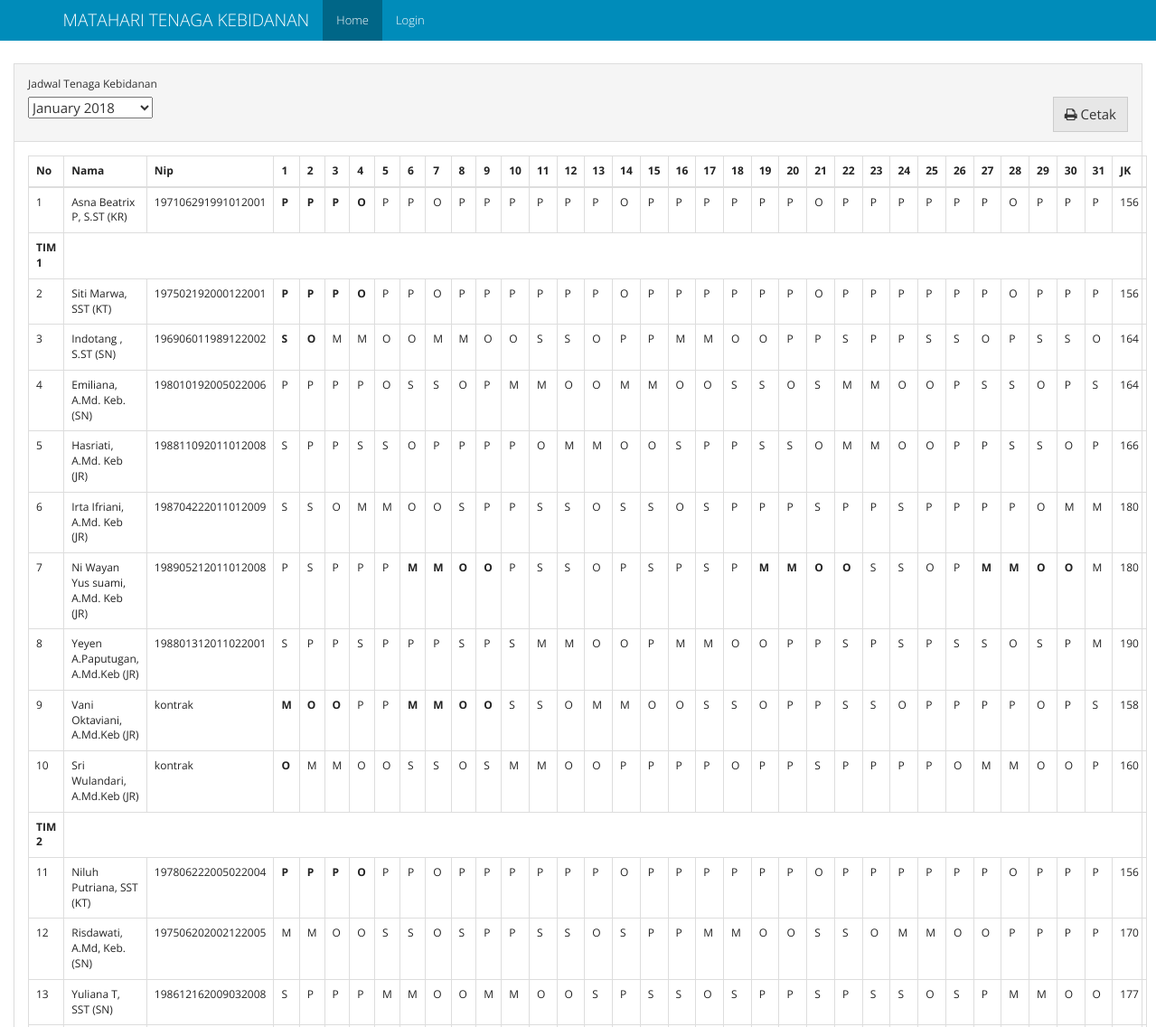
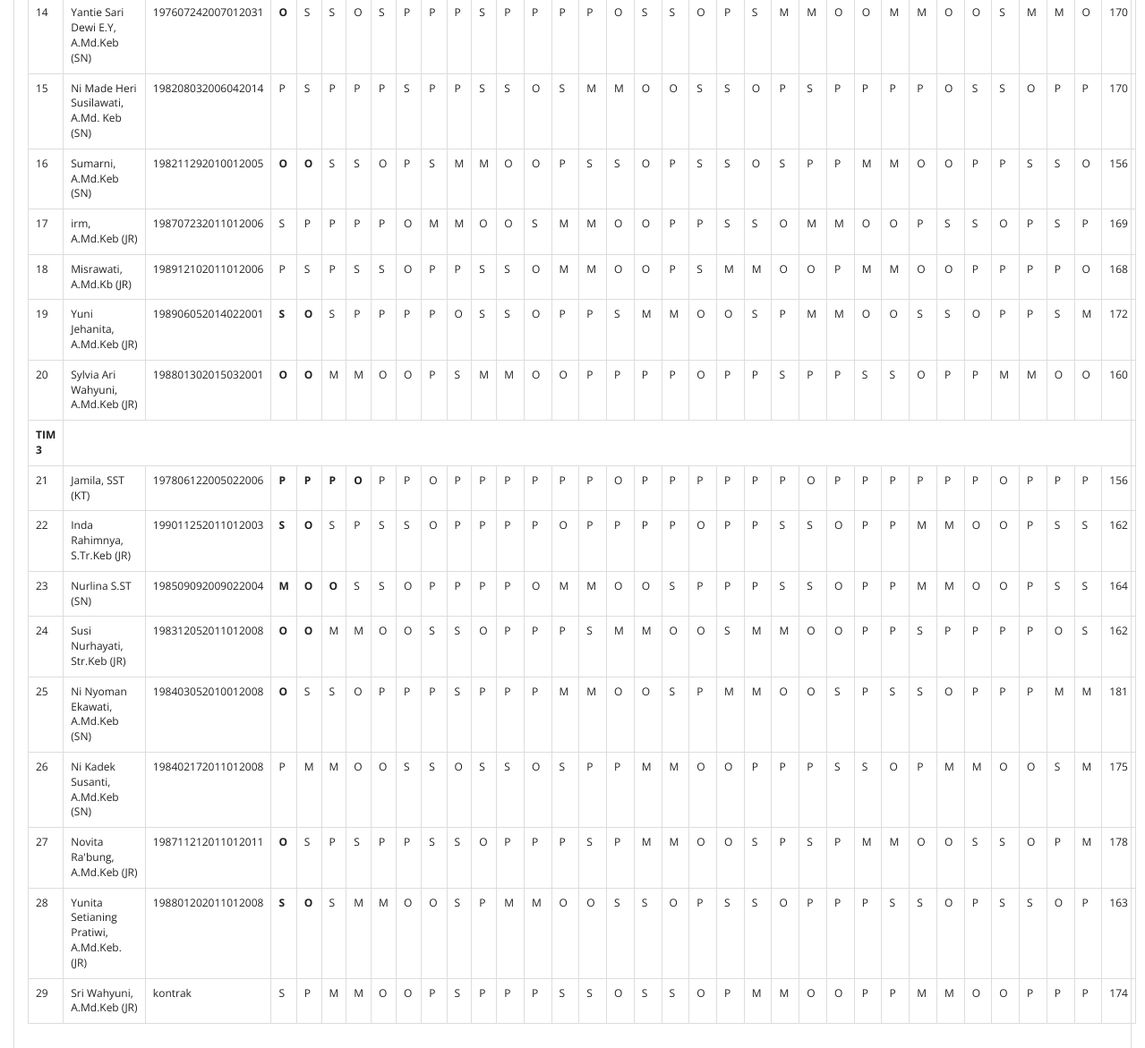
The page / on the database its author committed (2 pictures, top to bottom).
### models.py (models this page shows, shortened)
class Schedules(db.Model):
    id = db.Column(db.Integer, primary_key=True)
    periode_id = db.Column(db.Integer, db.ForeignKey("periode.id"), nullable=False)
    bidan_id = db.Column(db.Integer, db.ForeignKey("bidan.id", ondelete='SET NULL'), nullable=True)
    shift = db.Column(db.Text, default="", nullable=True)
    rest_shift = db.Column(db.Text, default="CLEAR", nullable=True)
    name = db.Column(db.String(50), nullable=True)
    nip = db.Column(db.String(20), nullable=True)
    officer = db.Column(db.String(20), nullable=True)
    tim = db.Column(db.String(10), nullable=True)

### views.py (the view)
@app.route("/", methods=['GET', 'POST'])
def homepage():
    table_query = Schedules.query \
        .join(Periode) \
        .add_columns(Schedules.id.label("schedule_id"), Schedules.officer, Schedules.nip, Schedules.name, Schedules.shift, Schedules.rest_shift, Schedules.tim, Periode.id, Periode.periode)
    table_periode = table_query.order_by(Periode.periode.desc()).group_by(Periode.periode).all()
    list_periode = []
    for periode in table_periode:
        pr = {}
        pr["id"] = periode.periode.strftime("%Y-%m-%d")
        pr["periode"] = periode.periode.strftime("%B %Y")
        list_periode.append(pr)
    if request.method == 'POST':
        periode_periode = request.form["select-periode"]
    else:
        periode_periode = list_periode[0]["id"]
    periode_split = periode_periode.split("-")
    periode_date = datetime.date(int(periode_split[0]), int(periode_split[1]), 1)
    days = calendar.monthrange(periode_date.year, periode_date.month)[1]
    kt = [shift_list(table_query.filter((Schedules.officer == "KT") & (Schedules.tim == "tim1")).filter(Periode.periode == periode_date).all()),
          shift_list(table_query.filter((Schedules.officer == "KT") & (Schedules.tim == "tim2")).filter(Periode.periode == periode_date).all()),
          shift_list(table_query.filter((Schedules.officer == "KT") & (Schedules.tim == "tim3")).filter(Periode.periode == periode_date).all())]
    tim = [shift_list(table_query.filter((Schedules.tim == "tim1") & (Schedules.officer != "KT")).filter(Periode.periode == periode_date).order_by(Schedules.bidan_id.asc()).all()),
           shift_list(table_query.filter((Schedules.tim == "tim2") & (Schedules.officer != "KT")).filter(Periode.periode == periode_date).order_by(Schedules.bidan_id.asc()).all()),
           shift_list(table_query.filter((Schedules.tim == "tim3") & (Schedules.officer != "KT")).filter(Periode.periode == periode_date).order_by(Schedules.bidan_id.asc()).all())]
    periode_schedule = {"kr": shift_list(table_query.filter(Schedules.officer == "KR").filter(Periode.periode == periode_date).all()),
                        "kt": kt, "tim": tim}
    return render_template('home.html', periode=list_periode, table=periode_schedule, periode_value=periode_periode, days=days)

### app.py (called while the page is built)
@app.before_request
def _before_request():
    g.user = current_user

### views.py (called while the page is built)
def shift_list(obj):
    new_obj = []
    for result in obj:
        temp_obj = {}
        temp_obj["id"] = result.id
        temp_obj["name"] = result.name
        temp_obj["officer"] = result.officer
        temp_obj["tim"] = result.tim
        temp_obj["nip"] = result.nip
        shift = ''.join(result.shift.split())
        if shift != "" and shift != "CLEAR":
            temp_obj["shift"] = result.shift.split(",")
        else:
            temp_obj["shift"] = None
        rest_shift = ''.join(result.rest_shift.split())
        if rest_shift != "" and rest_shift != "CLEAR":
            temp_obj["rest_shift"] = result.rest_shift.split(",")
        else:
            temp_obj["rest_shift"] = None
        temp_obj['total_jam_kerja'] = get_hours_total(temp_obj)
        temp_obj["schedule_id"] = result.schedule_id
        new_obj.append(temp_obj)
    return new_obj

### templates/home.html (shortened to what this page needs)
{% extends "base.html" %}
{% from "macro/shift_element.html" import shift_element %}
{% block class_container %}container-fluid{% endblock %}
{% block nav_home %} active {% endblock %}
{%  block content %}
<div class="panel panel-default">
		  <div class="panel-heading">
		  	  <div class="form-group">
		    <label for="select-periode">Jadwal Tenaga Kebidanan</label>
				  <form action="/" id="form-periode" class="form form-inline" method="post">
					  <select  name="select-periode" id="select-periode">
						{% for pr in periode %}
							<option value="{{pr['id']}}">{{pr['periode']}}</option>
						{% endfor %}
					  </select>
                      <button id="cetak-jadwal" class="btn btn-default pull-right"> <i class="fa fa-print" aria-hidden="true"></i>  Cetak</button>
				  </form>
		  </div>
		  </div>
		  <div class="panel-body">
                <table class="table table-bordered table-responsive">
                  <thead>
                    <tr>
                      <th>No</th>
                      <th>Nama</th>
                      <th>Nip</th>
                      {% for i in range(days) %}
                        <th>{{loop.index}}</th>
                      {% endfor %}
                        <th>JK</th>
                    </tr>
                  </thead>
                  <tbody>
                    <tr>
                      <td class="table-number">-</td>
                      {% for table in table['kr'] %}
                          <td>{{ table.name }} ({{table.officer}})</td>
                          <td>{{ table.nip|default('<unknown>', True) }}</td>
                          {{ shift_element(table,days) }}
                        <td>{{ table.total_jam_kerja}}</td>
                      {% endfor %}
                    </tr>
                    {% for i in range(0, (table['kt']) | length) %}
                        <tr>
                          <td><strong>TIM {{ loop.index }}</strong></td>
                        </tr>
                        <tr>
                          <td class="table-number">-</td>
                          {% for table in table['kt'][i] %}
                              <td>{{ table.name }} ({{table.officer}})</td>
                              <td>{{ table.nip|default('<unknown>', True) }}</td>
                              {{ shift_element(table,days) }}
                            <td>{{ table.total_jam_kerja}}</td>
                          {% endfor %}
                        </tr>
                        {% for table in table['tim'][i] %}
                          <tr>
                              <td class="table-number">-</td>
                              <td>{{ table.name }} ({{table.officer}})</td>
                              <td>{{ table.nip|default('<unknown>', True) }}</td>
                              {{ shift_element(table,days) }}
                              <td>{{ table.total_jam_kerja}}</td>
                          </tr>
                        {% endfor %}
                    {% endfor %}
                  </tbody>
                </table>
		  </div>
		</div>
{% endblock %}

### templates/base.html (shortened to what this page needs)
<!DOCTYPE html>
<html lang="en">
<head>
    <link rel="stylesheet" href="{{ url_for('static', filename='css/bootstrap.min.css')}}">
    <link rel="stylesheet" href="{{ url_for('static', filename='css/font-awesome.css')}}">
</head>
<body>
<nav class="navbar navbar-inverse navbar-fixed-top">
    <div class="container">
        <div class="navbar-header">
            <a class="navbar-brand" href="#">{% block branding %}MATAHARI TENAGA KEBIDANAN{% endblock %}</a>
        </div>
        <div id="navbar" class="collapse navbar-collapse">
            <ul class="nav navbar-nav">
                <li class="{% block nav_home %}{% endblock %}"><a href="{{ url_for('homepage') }}">Home</a></li>
                {% if g.user.is_authenticated %}
                    <li class="{% block nav_penjadwalan %}{% endblock %}"><a href="{{ url_for('penjadwalan') }}">Penjadwalan</a></li>
                    <li class="{% block nav_setting %}{% endblock %}"><a href="{{ url_for('setting') }}">Pengaturan Proses</a></li>
                    <li class=""><a href="/admin/">Admin</a></li>
                    <li><a href="{{ url_for('logout') }}">Logout</a></li>
                {% else %}
                    <li class="{% block nav_login %}{% endblock %}"><a href="{{ url_for('login') }}">Login</a></li>
                {% endif %}
            </ul>
        </div>
    </div>
</nav>
<div class="{% block class_container %}container{% endblock %}" style="margin-top: 70px;">
    {% block content %}
    {% endblock %}
</div>
</body>
</html>

### templates/macro/shift_element.html
{% macro shift_element(table,days) %}
  {% if table.rest_shift %}
    {% for i in range(days) %}
        {% if table.rest_shift[i] != '-' %}
            <td><strong>{{ table.rest_shift[i] }}</strong></td>
        {% else %}
            {% if table.shift %}
                <td>{{ table.shift[i] }}</td>
            {% else %}
                <td><strong>-</strong></td>
            {% endif %}
        {% endif %}
    {% endfor %}
  {% elif table.shift %}
    {% for i in range(days) %}
        <td>{{ table.shift[i] }}</td>
    {% endfor %}
  {% else %}
    {% for i in range(days) %}
        <td>-</td>
    {% endfor %}
  {% endif %}
{% endmacro %}

### rows shown on the page
Schedules: name "Asna Beatrix P, S.ST", officer "KR", nip "197106291991012001", rest_shift "P" "P" "P" "O", shift "P" "P" "O" "P" "P" "P" "P" "P" "P" "O" "P" "P" "P" "P" "P" "P" "O" "P" "P" "P" "P" "P" "P" "O" "P" "P" "P", total_jam_kerja "156"
Schedules: name "Siti Marwa, SST", officer "KT", nip "197502192000122001", rest_shift "P" "P" "P" "O", shift "P" "P" "O" "P" "P" "P" "P" "P" "P" "O" "P" "P" "P" "P" "P" "P" "O" "P" "P" "P" "P" "P" "P" "O" "P" "P" "P", total_jam_kerja "156"
Schedules: name "Indotang , S.ST", officer "SN", nip "196906011989122002", rest_shift "S" "O", shift "M" "M" "O" "O" "M" "M" "O" "O" "S" "S" "O" "P" "P" "M" "M" "O" "O" "P" "P" "S" "P" "P" "S" "S" "O" "P" "S" "S" "O", total_jam_kerja "164"
Schedules: name "Emiliana, A.Md. Keb.", officer "SN", nip "198010192005022006", shift "P" "P" "P" "P" "O" "S" "S" "O" "P" "M" "M" "O" "O" "M" "M" "O" "O" "S" "S" "O" "S" "M" "M" "O" "O" "P" "S" "S" "O" "P" "S", total_jam_kerja "164"
Schedules: name "Hasriati, A.Md. Keb", officer "JR", nip "198811092011012008", shift "S" "P" "P" "S" "S" "O" "P" "P" "P" "P" "O" "M" "M" "O" "O" "S" "P" "P" "S" "S" "O" "M" "M" "O" "O" "P" "P" "S" "S" "O" "P", total_jam_kerja "166"
Schedules: name "Irta Ifriani, A.Md. Keb", officer "JR", nip "198704222011012009", shift "S" "S" "O" "M" "M" "O" "O" "S" "P" "P" "S" "S" "O" "S" "S" "O" "S" "P" "P" "P" "S" "P" "P" "S" "P" "P" "P" "P" "O" "M" "M", total_jam_kerja "180"
Schedules: name "Ni Wayan Yus suami, A.Md. Keb", officer "JR", nip "198905212011012008", shift "P" "S" "P" "P" "P" "P" "S" "S" "O" "P" "S" "P" "S" "P" "S" "S" "O" "P" "M", rest_shift "M" "M" "O" "O" "M" "M" "O" "O" "M" "M" "O" "O", total_jam_kerja "180"
Schedules: name "Yeyen A.Paputugan, A.Md.Keb", officer "JR", nip "198801312011022001", shift "S" "P" "P" "S" "P" "P" "P" "S" "P" "S" "M" "M" "O" "O" "P" "M" "M" "O" "O" "P" "P" "S" "P" "S" "P" "S" "S" "O" "S" "P" "M", total_jam_kerja "190"
Schedules: name "Vani Oktaviani, A.Md.Keb", officer "JR", nip "kontrak", rest_shift "M" "O" "O" "M" "M" "O" "O", shift "P" "P" "S" "S" "O" "M" "M" "O" "O" "S" "S" "O" "P" "P" "S" "S" "O" "P" "P" "P" "P" "O" "P" "S", total_jam_kerja "158"
Schedules: name "Sri Wulandari, A.Md.Keb", officer "JR", nip "kontrak", rest_shift "O", shift "M" "M" "O" "O" "S" "S" "O" "S" "M" "M" "O" "O" "P" "P" "P" "P" "O" "P" "P" "S" "P" "P" "P" "P" "O" "M" "M" "O" "O" "P", total_jam_kerja "160"
Schedules: name "Niluh Putriana, SST", officer "KT", nip "197806222005022004", rest_shift "P" "P" "P" "O", shift "P" "P" "O" "P" "P" "P" "P" "P" "P" "O" "P" "P" "P" "P" "P" "P" "O" "P" "P" "P" "P" "P" "P" "O" "P" "P" "P", total_jam_kerja "156"
Schedules: name "Risdawati, A.Md, Keb.", officer "SN", nip "197506202002122005", shift "M" "M" "O" "O" "S" "S" "O" "S" "P" "P" "S" "S" "O" "S" "P" "P" "M" "M" "O" "O" "S" "S" "O" "M" "M" "O" "O" "P" "P" "P" "P", total_jam_kerja "170"
Schedules: name "Yuliana T, SST", officer "SN", nip "198612162009032008", shift "S" "P" "P" "P" "M" "M" "O" "O" "M" "M" "O" "O" "S" "P" "S" "S" "O" "S" "P" "P" "S" "P" "S" "S" "O" "S" "P" "M" "M" "O" "O", total_jam_kerja "177"
Schedules: name "Yantie Sari Dewi E.Y, A.Md.Keb", officer "SN", nip "197607242007012031", rest_shift "O", shift "S" "S" "O" "S" "P" "P" "P" "S" "P" "P" "P" "P" "O" "S" "S" "O" "P" "S" "M" "M" "O" "O" "M" "M" "O" "O" "S" "M" "M" "O", total_jam_kerja "170"
Schedules: name "Ni Made Heri Susilawati, A.Md. Keb", officer "SN", nip "198208032006042014", shift "P" "S" "P" "P" "P" "S" "P" "P" "S" "S" "O" "S" "M" "M" "O" "O" "S" "S" "O" "P" "S" "P" "P" "P" "P" "O" "S" "S" "O" "P" "P", total_jam_kerja "170"
Schedules: name "Sumarni, A.Md.Keb", officer "SN", nip "198211292010012005", rest_shift "O" "O", shift "S" "S" "O" "P" "S" "M" "M" "O" "O" "P" "S" "S" "O" "P" "S" "S" "O" "S" "P" "P" "M" "M" "O" "O" "P" "P" "S" "S" "O", total_jam_kerja "156"
Schedules: name "irm, A.Md.Keb", officer "JR", nip "198707232011012006", shift "S" "P" "P" "P" "P" "O" "M" "M" "O" "O" "S" "M" "M" "O" "O" "P" "P" "S" "S" "O" "M" "M" "O" "O" "P" "S" "S" "O" "P" "S" "P", total_jam_kerja "169"
Schedules: name "Misrawati, A.Md.Kb", officer "JR", nip "198912102011012006", shift "P" "S" "P" "S" "S" "O" "P" "P" "S" "S" "O" "M" "M" "O" "O" "P" "S" "M" "M" "O" "O" "P" "M" "M" "O" "O" "P" "P" "P" "P" "O", total_jam_kerja "168"
Schedules: name "Yuni Jehanita, A.Md.Keb", officer "JR", nip "198906052014022001", rest_shift "S" "O", shift "S" "P" "P" "P" "P" "O" "S" "S" "O" "P" "P" "S" "M" "M" "O" "O" "S" "P" "M" "M" "O" "O" "S" "S" "O" "P" "P" "S" "M", total_jam_kerja "172"
Schedules: name "Sylvia Ari Wahyuni, A.Md.Keb", officer "JR", nip "198801302015032001", rest_shift "O" "O", shift "M" "M" "O" "O" "P" "S" "M" "M" "O" "O" "P" "P" "P" "P" "O" "P" "P" "S" "P" "P" "S" "S" "O" "P" "P" "M" "M" "O" "O", total_jam_kerja "160"
Schedules: name "Jamila, SST", officer "KT", nip "197806122005022006", rest_shift "P" "P" "P" "O", shift "P" "P" "O" "P" "P" "P" "P" "P" "P" "O" "P" "P" "P" "P" "P" "P" "O" "P" "P" "P" "P" "P" "P" "O" "P" "P" "P", total_jam_kerja "156"
Schedules: name "Inda Rahimnya, S.Tr.Keb", officer "JR", nip "199011252011012003", rest_shift "S" "O", shift "S" "P" "S" "S" "O" "P" "P" "P" "P" "O" "P" "P" "P" "P" "O" "P" "P" "S" "S" "O" "P" "P" "M" "M" "O" "O" "P" "S" "S", total_jam_kerja "162"
Schedules: name "Nurlina S.ST", officer "SN", nip "198509092009022004", rest_shift "M" "O" "O", shift "S" "S" "O" "P" "P" "P" "P" "O" "M" "M" "O" "O" "S" "P" "P" "P" "S" "S" "O" "P" "P" "M" "M" "O" "O" "P" "S" "S", total_jam_kerja "164"
Schedules: name "Susi Nurhayati, Str.Keb", officer "JR", nip "198312052011012008", rest_shift "O" "O", shift "M" "M" "O" "O" "S" "S" "O" "P" "P" "P" "S" "M" "M" "O" "O" "S" "M" "M" "O" "O" "P" "P" "S" "P" "P" "P" "P" "O" "S", total_jam_kerja "162"
Schedules: name "Ni Nyoman Ekawati, A.Md.Keb", officer "SN", nip "198403052010012008", rest_shift "O", shift "S" "S" "O" "P" "P" "P" "S" "P" "P" "P" "M" "M" "O" "O" "S" "P" "M" "M" "O" "O" "S" "P" "S" "S" "O" "P" "P" "P" "M" "M", total_jam_kerja "181"
Schedules: name "Ni Kadek Susanti, A.Md.Keb", officer "SN", nip "198402172011012008", shift "P" "M" "M" "O" "O" "S" "S" "O" "S" "S" "O" "S" "P" "P" "M" "M" "O" "O" "P" "P" "P" "S" "S" "O" "P" "M" "M" "O" "O" "S" "M", total_jam_kerja "175"
Schedules: name "Novita Ra'bung, A.Md.Keb", officer "JR", nip "198711212011012011", rest_shift "O", shift "S" "P" "S" "P" "P" "S" "S" "O" "P" "P" "P" "S" "P" "M" "M" "O" "O" "S" "P" "S" "P" "M" "M" "O" "O" "S" "S" "O" "P" "M", total_jam_kerja "178"
Schedules: name "Yunita Setianing Pratiwi, A.Md.Keb.", officer "JR", nip "198801202011012008", rest_shift "S" "O", shift "S" "M" "M" "O" "O" "S" "P" "M" "M" "O" "O" "S" "S" "O" "P" "S" "S" "O" "P" "P" "P" "S" "S" "O" "P" "S" "S" "O" "P", total_jam_kerja "163"
Schedules: name "Sri Wahyuni, A.Md.Keb", officer "JR", nip "kontrak", shift "S" "P" "M" "M" "O" "O" "P" "S" "P" "P" "P" "S" "S" "O" "S" "S" "O" "P" "M" "M" "O" "O" "P" "P" "M" "M" "O" "O" "P" "P" "P", total_jam_kerja "174"

### other values the page prints
form field select-periode "January 2018"
